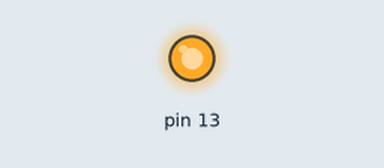
A sketch run on a simulated Arduino Uno, built with avr-gcc and run on an emulated ATmega328P. On the bench: output pins drawn as LEDs (lit = HIGH).

Above: at 0.15 s.
At 6.4 s:
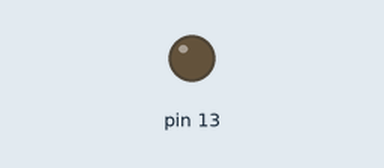
Timing chart, 0 to 8.1 s (numbered marks = the images above):
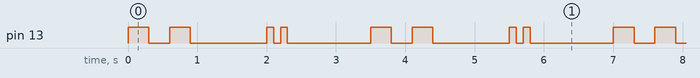

Measured:
- by itself, pin 13: repeats every 3.5 s: LOW 0.30 s, HIGH 0.30 s, LOW 1.1 s, HIGH 0.10 s, LOW 0.10 s, HIGH 0.10 s, LOW 1.2 s, HIGH 0.30 s
- by itself, everything shown: repeats every 3.5 s, in 8 steps

The sketch:

morse-code.ino
```cpp
int t=100;
String message;

void setup() {
  // put your setup code here, to run once:

  pinMode(13,OUTPUT);

}

void dot(){
  digitalWrite(13,HIGH);
  delay(t);
  digitalWrite(13,LOW);
  delay(t);
}

void dash(){
  digitalWrite(13,HIGH);
  delay(3*t);
  digitalWrite(13,LOW);
  delay(3*t);
}

void letter(){
  delay(3*t);
}

void finish(){
  delay(5*t);
}

void sendMorse(char *message){

  int a=0;
  while(0 != message[a]){
    a=a+1;
    if (message[a] == '.'){
      dot();
    }
    else if(message[a] == '-'){
      dash();
    }
    else {
      letter();
    }
  }
  finish();
}

void send(char *me){
  int a=0;
  char S;
  while(0 != me[a]){
    a=a+1;
    if (me[a] == 'A' || me[a] == 'a') sendMorse(".-");
    else if(me[a] == 'B' || me[a] == 'b') sendMorse("-...");
    else if(me[a] == 'C' || me[a] == 'c') sendMorse("-.-.");
    else if(me[a] == 'D' || me[a] == 'd') sendMorse("-..");
    else if(me[a] == 'E' || me[a] == 'e') sendMorse(".");
    else if(me[a] == 'F' || me[a] == 'f') sendMorse("..-.");
    else if(me[a] == 'G' || me[a] == 'g') sendMorse("--.");
    else if(me[a] == 'H' || me[a] == 'h') sendMorse("....");
    else if(me[a] == 'I' || me[a] == 'i') sendMorse("..");
    else if(me[a] == 'J' || me[a] == 'j') sendMorse(".---");
    else if(me[a] == 'K' || me[a] == 'k') sendMorse("-.-");
    else if(me[a] == 'L' || me[a] == 'l') sendMorse(".-..");
    else if(me[a] == 'M' || me[a] == 'm') sendMorse("--");
    else if(me[a] == 'N' || me[a] == 'n') sendMorse("-.");
    else if(me[a] == 'O' || me[a] == 'o') sendMorse("---");
    else if(me[a] == 'P' || me[a] == 'p') sendMorse(".--.");
    else if(me[a] == 'Q' || me[a] == 'q') sendMorse("--.-");
    else if(me[a] == 'R' || me[a] == 'r') sendMorse(".-.");
    else if(me[a] == 'S' || me[a] == 's') sendMorse("...");
    else if(me[a] == 'T' || me[a] == 't') sendMorse("-");
    else if(me[a] == 'U' || me[a] == 'u') sendMorse("..-");
    else if(me[a] == 'V' || me[a] == 'v') sendMorse("...-");
    else if(me[a] == 'W' || me[a] == 'w') sendMorse("---");
    else if(me[a] == 'X' || me[a] == 'x') sendMorse("---");
    else if(me[a] == 'Y' || me[a] == 'y') sendMorse("---");
    else if(me[a] == 'Z' || me[a] == 'z') sendMorse("---");

    else if(me[a] == '1') sendMorse(".----");
    else if(me[a] == '2') sendMorse("..---");
    else if(me[a] == '3') sendMorse("...--");
    else if(me[a] == '4') sendMorse("....-");
    else if(me[a] == '5') sendMorse(".....");
    else if(me[a] == '6') sendMorse("-....");
    else if(me[a] == '7') sendMorse("--...");
    else if(me[a] == '8') sendMorse("---..");
    else if(me[a] == '9') sendMorse("----.");
    else if(me[a] == '0') sendMorse("-----");

    else if(me[a] == ',') sendMorse("--..--");
    else if(me[a] == '.') sendMorse(".-.-.-");
    else if(me[a] == '?') sendMorse("..--..");
    else if(me[a] == ';') sendMorse("-.-.-.");
    else if(me[a] == '%') sendMorse("---...");
    else if(me[a] == '/') sendMorse("-..-.");
    else if(me[a] == '-') sendMorse("-....-");
    else if(me[a] == '"') sendMorse(".-..-.");
    else if(me[a] == '(') sendMorse("-.--.");
    else if(me[a] == ')') sendMorse("-.--.-");
    else if(me[a] == '=') sendMorse("-...-");
    else if(me[a] == '+') sendMorse(".-.-.");
    else if(me[a] == '*') sendMorse("-..-");
    else if(me[a] == '@') sendMorse(".--.-.");
    else {
      letter();
    }
  }
}

void loop() {
  // put your main code here, to run repeatedly:

  send("SOS");

}
```
